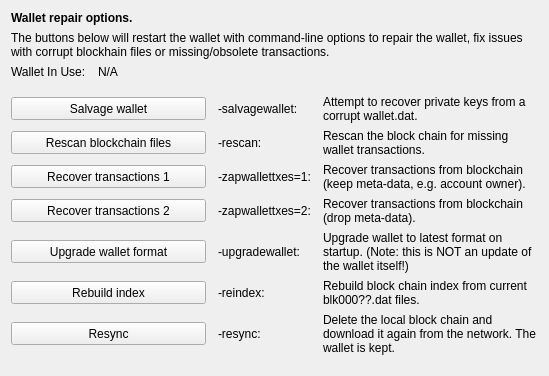
     <widget class="QWidget" name="tab_repair">
      <attribute name="title">
       <string>&amp;Wallet Repair</string>
      </attribute>
      <layout class="QGridLayout" name="gridLayout_4" columnstretch="0,1,0,2">
       <property name="horizontalSpacing">
        <number>12</number>
       </property>
       <item row="0" column="0" colspan="4">
        <widget class="QLabel" name="label_repair_header">
         <property name="font">
          <font>
           <weight>75</weight>
           <bold>true</bold>
          </font>
         </property>
         <property name="text">
          <string>Wallet repair options.</string>
         </property>
        </widget>
       </item>
       <item row="1" column="0" colspan="4">
        <widget class="QLabel" name="label_repair_helptext">
         <property name="font">
          <font>
           <weight>50</weight>
           <bold>false</bold>
          </font>
         </property>
         <property name="text">
          <string>The buttons below will restart the wallet with command-line options to repair the wallet, fix issues with corrupt blockhain files or missing/obsolete transactions.</string>
         </property>
         <property name="wordWrap">
          <bool>true</bool>
         </property>
        </widget>
       </item>
       <item row="2" column="0">
        <widget class="QLabel" name="wallet_path_label">
         <property name="text">
          <string>Wallet In Use:</string>
         </property>
        </widget>
       </item>
       <item row="2" column="1" colspan="3">
        <widget class="QLabel" name="wallet_path">
         <property name="cursor">
          <cursorShape>IBeamCursor</cursorShape>
         </property>
         <property name="text">
          <string>N/A</string>
         </property>
         <property name="textFormat">
          <enum>Qt::PlainText</enum>
         </property>
         <property name="textInteractionFlags">
          <set>Qt::LinksAccessibleByMouse|Qt::TextSelectableByKeyboard|Qt::TextSelectableByMouse</set>
         </property>
        </widget>
       </item>
       <item row="3" column="0">
        <spacer name="verticalSpacer_repair1">
         <property name="orientation">
          <enum>Qt::Vertical</enum>
         </property>
         <property name="sizeHint" stdset="0">
          <size>
           <width>10</width>
           <height>10</height>
          </size>
         </property>
        </spacer>
       </item>
       <item row="4" column="0" colspan="2">
        <widget class="QPushButton" name="btn_salvagewallet">
         <property name="minimumSize">
          <size>
           <width>100</width>
           <height>23</height>
          </size>
         </property>
         <property name="text">
          <string>Salvage wallet</string>
         </property>
        </widget>
       </item>
       <item row="4" column="2">
        <widget class="QLabel" name="label_repair_salvage_command">
         <property name="text">
          <string notr="true">-salvagewallet:</string>
         </property>
        </widget>
       </item>
       <item row="4" column="3">
        <widget class="QLabel" name="label_repair_salvage">
         <property name="text">
          <string>Attempt to recover private keys from a corrupt wallet.dat.</string>
         </property>
         <property name="wordWrap">
          <bool>true</bool>
         </property>
        </widget>
       </item>
       <item row="5" column="0" colspan="2">
        <widget class="QPushButton" name="btn_rescan">
         <property name="minimumSize">
          <size>
           <width>100</width>
           <height>23</height>
          </size>
         </property>
         <property name="text">
          <string>Rescan blockchain files</string>
         </property>
        </widget>
       </item>
       <item row="5" column="2">
        <widget class="QLabel" name="label_repair_rescan_command">
         <property name="text">
          <string notr="true">-rescan:</string>
         </property>
        </widget>
       </item>
       <item row="5" column="3">
        <widget class="QLabel" name="label_repair_rescan">
         <property name="text">
          <string>Rescan the block chain for missing wallet transactions.</string>
         </property>
         <property name="wordWrap">
          <bool>true</bool>
         </property>
        </widget>
       </item>
       <item row="6" column="0" colspan="2">
        <widget class="QPushButton" name="btn_zapwallettxes1">
         <property name="minimumSize">
          <size>
           <width>100</width>
           <height>23</height>
          </size>
         </property>
         <property name="text">
          <string>Recover transactions 1</string>
         </property>
        </widget>
       </item>
       <item row="6" column="2">
        <widget class="QLabel" name="label_repair_zap1_command">
         <property name="text">
          <string notr="true">-zapwallettxes=1:</string>
         </property>
        </widget>
       </item>
       <item row="6" column="3">
        <widget class="QLabel" name="label_repair_zap1">
         <property name="text">
          <string>Recover transactions from blockchain (keep meta-data, e.g. account owner).</string>
         </property>
         <property name="wordWrap">
          <bool>true</bool>
         </property>
        </widget>
       </item>
       <item row="7" column="0" colspan="2">
        <widget class="QPushButton" name="btn_zapwallettxes2">
         <property name="minimumSize">
          <size>
           <width>100</width>
           <height>23</height>
          </size>
         </property>
         <property name="text">
          <string>Recover transactions 2</string>
         </property>
        </widget>
       </item>
       <item row="7" column="2">
        <widget class="QLabel" name="label_repair_zap2_command">
         <property name="text">
          <string notr="true">-zapwallettxes=2:</string>
         </property>
        </widget>
       </item>
       <item row="7" column="3">
        <widget class="QLabel" name="label_repair_zap2">
         <property name="text">
          <string>Recover transactions from blockchain (drop meta-data).</string>
         </property>
         <property name="wordWrap">
          <bool>true</bool>
         </property>
        </widget>
       </item>
       <item row="8" column="0" colspan="2">
        <widget class="QPushButton" name="btn_upgradewallet">
         <property name="minimumSize">
          <size>
           <width>100</width>
           <height>23</height>
          </size>
         </property>
         <property name="text">
          <string>Upgrade wallet format</string>
         </property>
        </widget>
       </item>
       <item row="8" column="2">
        <widget class="QLabel" name="label_repair_upgrade_command">
         <property name="text">
          <string notr="true">-upgradewallet:</string>
         </property>
        </widget>
       </item>
       <item row="8" column="3">
        <widget class="QLabel" name="label_repair_upgrade">
         <property name="text">
          <string>Upgrade wallet to latest format on startup. (Note: this is NOT an update of the wallet itself!)</string>
         </property>
         <property name="wordWrap">
          <bool>true</bool>
         </property>
        </widget>
       </item>
       <item row="9" column="0" colspan="2">
        <widget class="QPushButton" name="btn_reindex">
         <property name="minimumSize">
          <size>
           <width>100</width>
           <height>23</height>
          </size>
         </property>
         <property name="text">
          <string>Rebuild index</string>
         </property>
        </widget>
       </item>
       <item row="9" column="2">
        <widget class="QLabel" name="label_repair_reindex_command">
         <property name="text">
          <string notr="true">-reindex:</string>
         </property>
        </widget>
       </item>
       <item row="9" column="3">
        <widget class="QLabel" name="label_repair_reindex">
         <property name="text">
          <string>Rebuild block chain index from current blk000??.dat files.</string>
         </property>
         <property name="wordWrap">
          <bool>true</bool>
         </property>
        </widget>
       </item>
       <item row="10" column="0" colspan="2">
        <widget class="QPushButton" name="btn_resync">
         <property name="minimumSize">
          <size>
           <width>100</width>
           <height>23</height>
          </size>
         </property>
         <property name="text">
          <string>Resync</string>
         </property>
        </widget>
       </item>
       <item row="10" column="2">
        <widget class="QLabel" name="label_repair_resync_command">
         <property name="text">
          <string notr="true">-resync:</string>
         </property>
        </widget>
       </item>
       <item row="10" column="3">
        <widget class="QLabel" name="label_repair_resync">
         <property name="text">
          <string>Delete the local block chain and download it again from the network. The wallet is kept.</string>
         </property>
         <property name="wordWrap">
          <bool>true</bool>
         </property>
        </widget>
       </item>
       <item row="11" column="0">
        <spacer name="verticalSpacer_repair2">
         <property name="orientation">
          <enum>Qt::Vertical</enum>
         </property>
         <property name="sizeHint" stdset="0">
          <size>
           <width>20</width>
           <height>10</height>
          </size>
         </property>
        </spacer>
       </item>
      </layout>
     </widget>
